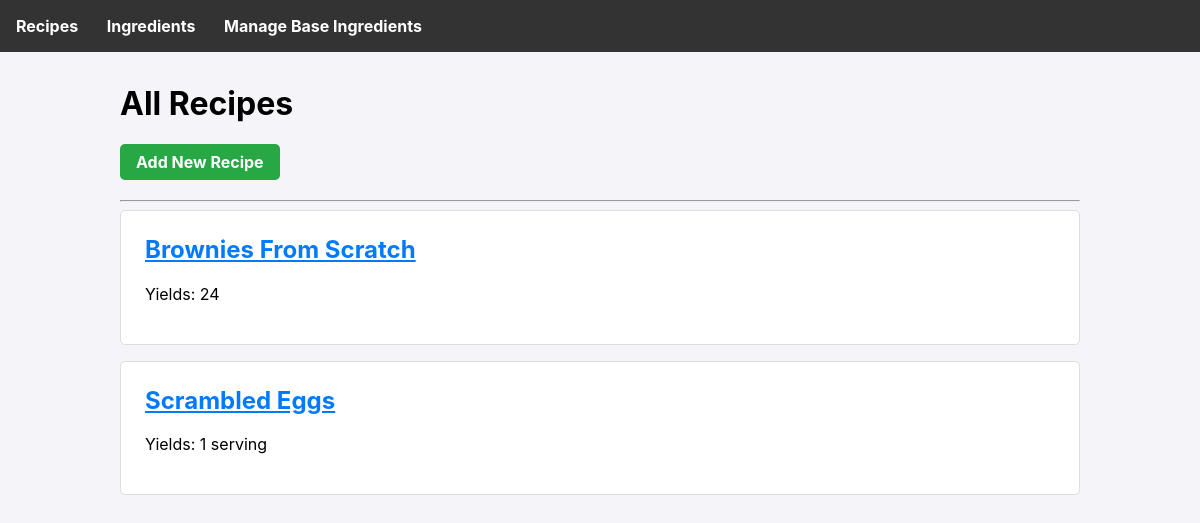
Before: / with the older database file.
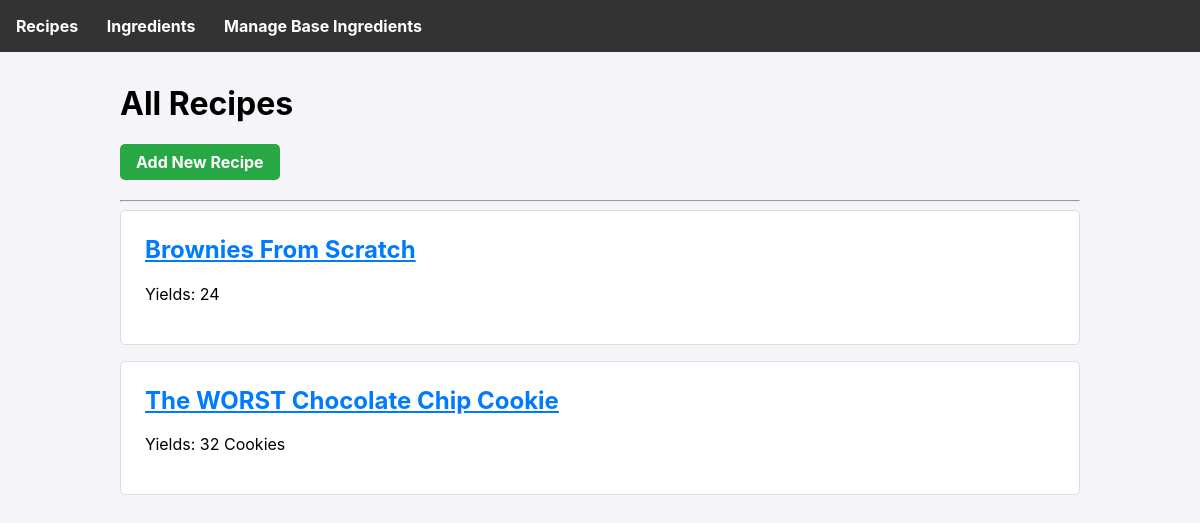
After: the same page with the newer database file.
### tables this page shows
CREATE TABLE recipes (
        id INTEGER PRIMARY KEY AUTOINCREMENT,
        name TEXT UNIQUE NOT NULL,
        preparation_instructions TEXT,
        bake_instructions TEXT,
        yield TEXT
    );

### app.py (the view)
@app.route('/')
def index():
    db = get_db()
    recipes = db.execute('SELECT * FROM recipes ORDER BY name').fetchall()
    return render_template('index.html', recipes=recipes)

### app.py (called while the page is built)
def get_db():
    if 'db' not in g:
        g.db = sqlite3.connect(DATABASE)
        g.db.row_factory = sqlite3.Row
    return g.db

### templates/index.html
{% extends 'base.html' %}
{% block content %}
    <h1>All Recipes</h1>
    <a href="{{ url_for('add_recipe') }}" class="button button-green">Add New Recipe</a>
    <hr style="margin-top: 1.2rem;">
    {% for recipe in recipes %}
        <div class="card">
            <h2><a href="{{ url_for('recipe_detail', recipe_id=recipe.id) }}">{{ recipe.name }}</a></h2>
            <p>Yields: {{ recipe.yield }}</p>
        </div>
    {% else %}
        <p>No recipes found. Add one!</p>
    {% endfor %}
{% endblock %}

Changed rows visible on the page:
removed recipes: name "Scrambled Eggs", yield "1 serving"
added recipes: name "The WORST Chocolate Chip Cookie", yield "32 Cookies"
